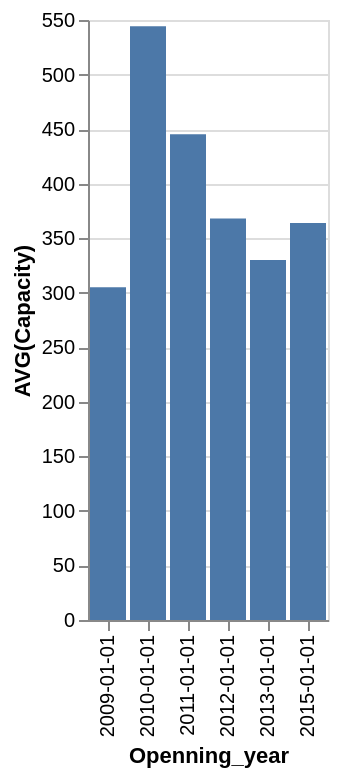

The Vega-Lite source for this figure:
### Vega-Lite specification from a JSON file in a GitHub repository (floating-point values rounded to 4 significant figures)
{"data": {"values": [{"x_data": "2009-01-01", "y_data": 305}, {"x_data": "2010-01-01", "y_data": 544.3}, {"x_data": "2011-01-01", "y_data": 445.3}, {"x_data": "2012-01-01", "y_data": 368}, {"x_data": "2013-01-01", "y_data": 330}, {"x_data": "2015-01-01", "y_data": 364}]}, "mark": "bar", "encoding": {"x": {"field": "x_data", "type": "nominal", "title": "Openning_year", "sort": "ascending"}, "y": {"field": "y_data", "type": "quantitative", "title": "AVG(Capacity)"}}}
